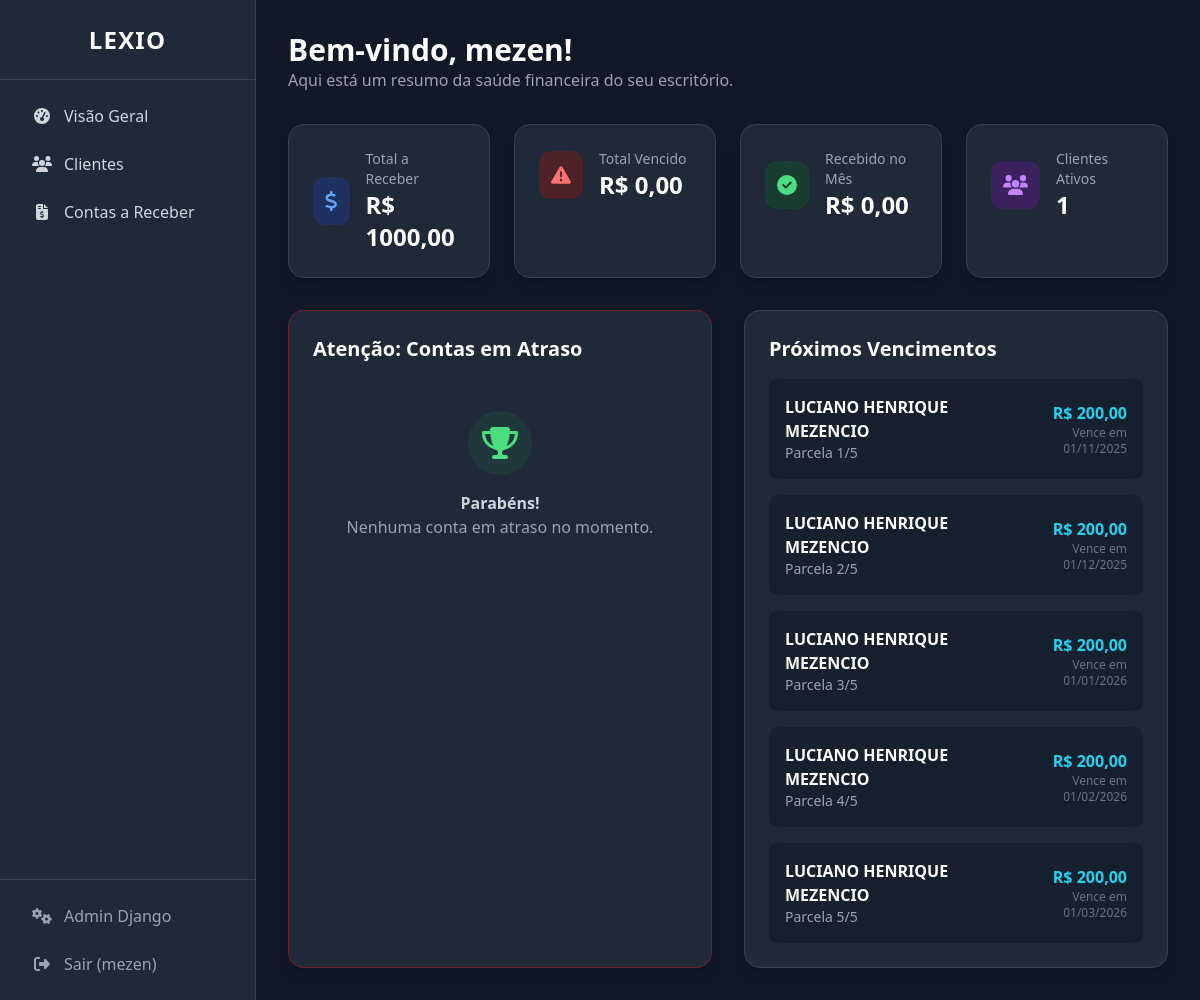
Before: /dashboard/ (signed in) with the older database file.
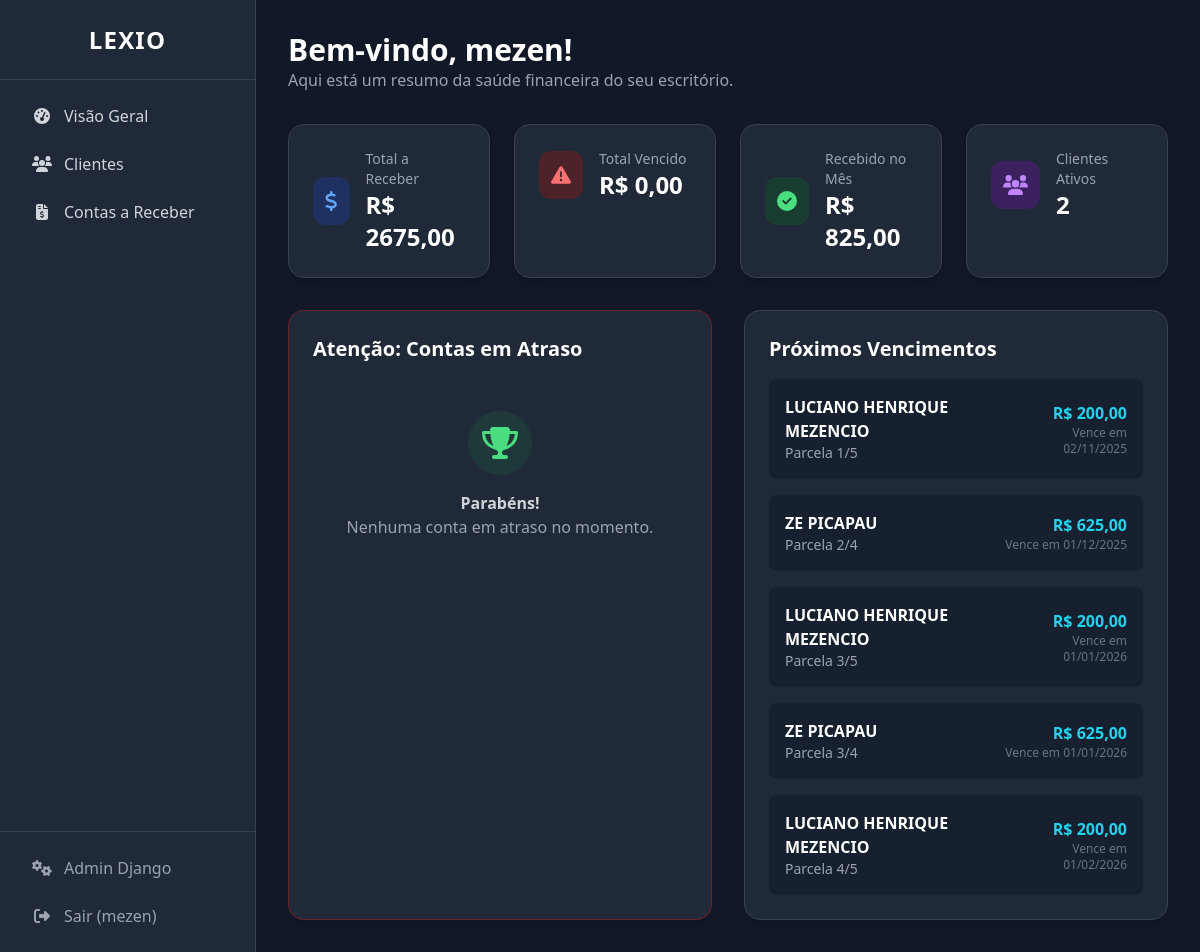
After: the same page with the newer database file.
### financeiro/models.py (models this page shows, shortened)
class Parcela(models.Model):
    STATUS_CHOICES = [('aberto', 'Aberto'), ('pago', 'Pago'), ('vencido', 'Vencido')]
    conta = models.ForeignKey(ContaReceber, on_delete=models.CASCADE, related_name='parcelas', verbose_name="Conta")
    numero_parcela = models.IntegerField(verbose_name="Número da Parcela")
    valor_parcela = models.DecimalField(max_digits=10, decimal_places=2, validators=[MinValueValidator(Decimal('0.01'))], verbose_name="Valor da Parcela")
    data_vencimento = models.DateField(verbose_name="Data de Vencimento")
    data_pagamento = models.DateField(blank=True, null=True, verbose_name="Data de Pagamento")
    status = models.CharField(max_length=20, choices=STATUS_CHOICES, default='aberto', verbose_name="Status")
    observacoes = models.TextField(blank=True, null=True, verbose_name="Observações")
    created_at = models.DateTimeField(auto_now_add=True, verbose_name="Criado em")
    updated_at = models.DateTimeField(auto_now=True, verbose_name="Atualizado em")
    class Meta:
        verbose_name = "Parcela"
        verbose_name_plural = "Parcelas"
        ordering = ['conta__id', 'numero_parcela']
        unique_together = ['conta', 'numero_parcela']

class ContaReceber(models.Model):
    cliente: Cliente = models.ForeignKey(Cliente, on_delete=models.PROTECT, related_name='contas', verbose_name="Cliente")
    descricao: str = models.CharField(max_length=200, verbose_name="Descrição")
    valor_total: Decimal = models.DecimalField(max_digits=10, decimal_places=2, validators=[MinValueValidator(Decimal('0.01'))], verbose_name="Valor Total")
    numero_parcelas: int = models.IntegerField(default=1, validators=[MinValueValidator(1)], verbose_name="Número de Parcelas")
    data_emissao: date = models.DateField(verbose_name="Data de Emissão")
    observacoes: Union[str, None] = models.TextField(blank=True, null=True, verbose_name="Observações")
    created_at: date = models.DateTimeField(auto_now_add=True, verbose_name="Criado em")
    updated_at: date = models.DateTimeField(auto_now=True, verbose_name="Atualizado em")
    class Meta:
        verbose_name = "Conta a Receber"
        verbose_name_plural = "Contas a Receber"
        ordering = ['-data_emissao']

class Cliente(models.Model):
    nome_completo: str = models.CharField(max_length=200, verbose_name="Nome Completo")
    cpf_cnpj: Union[str, None] = models.CharField(max_length=18, blank=True, null=True, verbose_name="CPF/CNPJ")
    telefone: str = models.CharField(max_length=20, verbose_name="Telefone")
    email: Union[str, None] = models.EmailField(blank=True, null=True, verbose_name="E-mail")
    endereco: Union[str, None] = models.TextField(blank=True, null=True, verbose_name="Endereço")
    observacoes: Union[str, None] = models.TextField(blank=True, null=True, verbose_name="Observações")
    ativo: bool = models.BooleanField(default=True, verbose_name="Cliente Ativo")
    created_at: date = models.DateTimeField(auto_now_add=True, verbose_name="Criado em")
    updated_at: date = models.DateTimeField(auto_now=True, verbose_name="Atualizado em")
    objects = ClienteManager()
    class Meta:
        verbose_name = "Cliente"
        verbose_name_plural = "Clientes"
        ordering = ['nome_completo']

### financeiro/views.py (the view)
# urls.py: path('', RedirectView.as_view(url='/accounts/login/', permanent=False), name='index'),
@login_required
def index(request):
    hoje = timezone.now().date()
    Parcela.objects.filter(status='aberto', data_vencimento__lt=hoje).update(status='vencido')
    total_a_receber = Parcela.objects.filter(status__in=['aberto', 'vencido']).aggregate(total=Sum('valor_parcela'))['total'] or Decimal('0.00')
    total_vencido = Parcela.objects.filter(status='vencido').aggregate(total=Sum('valor_parcela'))['total'] or Decimal('0.00')
    recebido_no_mes = Parcela.objects.filter(status='pago', data_pagamento__year=hoje.year, data_pagamento__month=hoje.month).aggregate(total=Sum('valor_parcela'))['total'] or Decimal('0.00')
    clientes_ativos = Cliente.objects.get_ativos().count()
    parcelas_a_vencer = Parcela.objects.filter(status='aberto', data_vencimento__gte=hoje).select_related('conta', 'conta__cliente').order_by('data_vencimento')[:5]
    contas_em_atraso = ContaReceber.objects.filter(parcelas__status='vencido').select_related('cliente').distinct().order_by('cliente__nome_completo')
    context = {
        'total_a_receber': total_a_receber, 'total_vencido': total_vencido,
        'recebido_no_mes': recebido_no_mes, 'clientes_ativos': clientes_ativos,
        'parcelas_a_vencer': parcelas_a_vencer, 'contas_em_atraso': contas_em_atraso,
    }
    return render(request, 'financeiro/index.html', context)

### financeiro/models.py (called while the page is built)
    def get_ativos(self):
        return self.filter(ativo=True)

### theme/templates/financeiro/index.html (shortened to what this page needs)
{% extends "base_interno.html" %}
{% block content %}
<div class="mb-8">
    <h1 class="text-3xl font-bold text-white">Bem-vindo, {{ user.get_full_name|default:user.username }}!</h1>
    <p class="text-gray-400">Aqui está um resumo da saúde financeira do seu escritório.</p>
</div>
<div class="grid grid-cols-1 sm:grid-cols-2 lg:grid-cols-4 gap-6 mb-8">
    <div class="bg-gray-800 p-6 rounded-2xl border border-gray-700 shadow-lg">
        <div class="flex items-center">
            <div class="bg-blue-900/50 text-blue-400 p-3 rounded-xl"><i class="fas fa-dollar-sign fa-lg"></i></div>
            <div class="ml-4">
                <p class="text-sm text-gray-400">Total a Receber</p>
                <p class="text-2xl font-bold text-white">R$ {{ total_a_receber|floatformat:2 }}</p>
            </div>
        </div>
    </div>
    <div class="bg-gray-800 p-6 rounded-2xl border border-gray-700 shadow-lg">
        <div class="flex items-center">
            <div class="bg-red-900/50 text-red-400 p-3 rounded-xl"><i class="fas fa-exclamation-triangle fa-lg"></i></div>
            <div class="ml-4">
                <p class="text-sm text-gray-400">Total Vencido</p>
                <p class="text-2xl font-bold text-white">R$ {{ total_vencido|floatformat:2 }}</p>
            </div>
        </div>
    </div>
    <div class="bg-gray-800 p-6 rounded-2xl border border-gray-700 shadow-lg">
        <div class="flex items-center">
            <div class="bg-green-900/50 text-green-400 p-3 rounded-xl"><i class="fas fa-check-circle fa-lg"></i></div>
            <div class="ml-4">
                <p class="text-sm text-gray-400">Recebido no Mês</p>
                <p class="text-2xl font-bold text-white">R$ {{ recebido_no_mes|floatformat:2 }}</p>
            </div>
        </div>
    </div>
    <div class="bg-gray-800 p-6 rounded-2xl border border-gray-700 shadow-lg">
        <div class="flex items-center">
            <div class="bg-purple-900/50 text-purple-400 p-3 rounded-xl"><i class="fas fa-users fa-lg"></i></div>
            <div class="ml-4">
                <p class="text-sm text-gray-400">Clientes Ativos</p>
                <p class="text-2xl font-bold text-white">{{ clientes_ativos }}</p>
            </div>
        </div>
    </div>
</div>
<div class="grid grid-cols-1 lg:grid-cols-2 gap-8">
    <div class="bg-gray-800 p-6 rounded-2xl border border-red-700/50 shadow-lg">
        <h2 class="text-xl font-bold text-white mb-4">Atenção: Contas em Atraso</h2>
        <div class="space-y-4">
            {% for conta in contas_em_atraso %}
                <a href="{% url 'financeiro:conta_detail' pk=conta.pk %}" class="block bg-gray-900/50 hover:bg-gray-700/50 p-4 rounded-lg transition-colors">
                    <div class="flex justify-between items-center">
                        <div>
                            <p class="font-semibold text-white">{{ conta.cliente.nome_completo|truncatewords:4 }}</p>
                            <p class="text-sm text-gray-400">{{ conta.descricao|truncatechars:35 }}</p>
                        </div>
                        <div class="text-right">
                            <p class="font-bold text-red-400">R$ {{ conta.total_pendente|floatformat:2 }}</p>
                            <p class="text-xs text-gray-500">Pendente</p>
                        </div>
                    </div>
                </a>
            {% empty %}
                <div class="text-center py-8">
                    <div class="w-16 h-16 bg-green-500/10 text-green-400 rounded-full flex items-center justify-center mx-auto mb-4"><i class="fas fa-trophy fa-2x"></i></div>
                    <p class="text-gray-300 font-semibold">Parabéns!</p>
                    <p class="text-gray-400">Nenhuma conta em atraso no momento.</p>
                </div>
            {% endfor %}
        </div>
    </div>
    <div class="bg-gray-800 p-6 rounded-2xl border border-gray-700 shadow-lg">
        <h2 class="text-xl font-bold text-white mb-4">Próximos Vencimentos</h2>
        <div class="space-y-4">
            {% for parcela in parcelas_a_vencer %}
                 <a href="{% url 'financeiro:conta_detail' pk=parcela.conta.pk %}" class="block bg-gray-900/50 hover:bg-gray-700/50 p-4 rounded-lg transition-colors">
                    <div class="flex justify-between items-center">
                        <div>
                            <p class="font-semibold text-white">{{ parcela.conta.cliente.nome_completo|truncatewords:4 }}</p>
                            <p class="text-sm text-gray-400">Parcela {{ parcela.numero_parcela }}/{{ parcela.conta.numero_parcelas }}</p>
                        </div>
                        <div class="text-right">
                            <p class="font-bold text-cyan-400">R$ {{ parcela.valor_parcela|floatformat:2 }}</p>
                            <p class="text-xs text-gray-500">Vence em {{ parcela.data_vencimento|date:"d/m/Y" }}</p>
                        </div>
                    </div>
                </a>
            {% empty %}
                <div class="text-center py-8">
                    <p class="text-gray-400">Nenhuma parcela a vencer nos próximos dias.</p>
                </div>
            {% endfor %}
        </div>
    </div>
</div>
{% endblock %}

### theme/templates/base_interno.html (shortened to what this page needs)
<!DOCTYPE html>
<html lang="pt-br">
<head>
    <script src="https://cdn.tailwindcss.com"></script>
</head>
<body class="flex h-screen bg-gray-900 text-gray-200 font-sans">
    <aside class="w-64 flex-shrink-0 bg-gray-800 border-r border-gray-700 flex flex-col">
        <div class="h-20 flex items-center justify-center border-b border-gray-700">
            <h1 class="text-2xl font-bold text-white tracking-wider">LEXIO</h1>
        </div>
        <nav class="flex-grow p-4">
            <ul class="space-y-2">
                <li>
                    <a href="{% url 'financeiro:dashboard' %}" class="flex items-center px-4 py-2 text-gray-300 hover:bg-cyan-600 hover:text-white rounded-lg transition-colors">
                        <i class="fas fa-tachometer-alt fa-fw w-6"></i>
                        <span class="ml-3">Visão Geral</span>
                    </a>
                </li>
                <li>
                    <a href="{% url 'financeiro:cliente_list' %}" class="flex items-center px-4 py-2 text-gray-300 hover:bg-cyan-600 hover:text-white rounded-lg transition-colors">
                        <i class="fas fa-users fa-fw w-6"></i>
                        <span class="ml-3">Clientes</span>
                    </a>
                </li>
                <li>
                    <a href="{% url 'financeiro:conta_list' %}" class="flex items-center px-4 py-2 text-gray-300 hover:bg-cyan-600 hover:text-white rounded-lg transition-colors">
                        <i class="fas fa-file-invoice-dollar fa-fw w-6"></i>
                        <span class="ml-3">Contas a Receber</span>
                    </a>
                </li>
            </ul>
        </nav>
        <div class="p-4 border-t border-gray-700">
             <a href="{% url 'admin:index' %}" target="_blank" class="flex items-center px-4 py-2 text-gray-400 hover:bg-gray-700 hover:text-white rounded-lg transition-colors">
                <i class="fas fa-cogs fa-fw w-6"></i>
                <span class="ml-3">Admin Django</span>
            </a>
            {% if user.is_authenticated %}
            <form method="post" action="{% url 'logout' %}">
                <button type="submit" class="w-full flex items-center mt-2 px-4 py-2 text-gray-400 hover:bg-red-900/50 hover:text-red-400 rounded-lg transition-colors text-left">
                    <i class="fas fa-sign-out-alt fa-fw w-6"></i>
                    <span class="ml-3">Sair ({{ user.username }})</span>
                </button>
            </form>
            {% endif %}
        </div>
    </aside>
    <main class="flex-1 overflow-y-auto p-6 md:p-8">
        {% block content %}{% endblock %}
    </main>
</body>
</html>

### theme/templates/base_interno.html (style rules this page uses)
body { background-color: #111827; }

Changed rows visible on the page:
no longer on this page (row edited): Parcela: conta.cliente.nome_completo "LUCIANO HENRIQUE MEZENCIO", numero_parcela "2", conta.numero_parcelas "5", valor_parcela "200,00", data_vencimento "01/12/2025"
no longer on this page (row unchanged): Parcela: conta.cliente.nome_completo "LUCIANO HENRIQUE MEZENCIO", numero_parcela "5", conta.numero_parcelas "5", valor_parcela "200,00", data_vencimento "01/03/2026"
changed Parcela (number 1 of 5 on the later page): data_vencimento "01/11/2025" → "02/11/2025"
added Parcela: conta.cliente.nome_completo "ZE PICAPAU", numero_parcela "2", conta.numero_parcelas "4", valor_parcela "625,00", data_vencimento "01/12/2025"
added Parcela: conta.cliente.nome_completo "ZE PICAPAU", numero_parcela "3", conta.numero_parcelas "4", valor_parcela "625,00", data_vencimento "01/01/2026"
Other visible differences:
{{ total_a_receber|floatformat:2 }}: "1000,00" → "2675,00"
{{ recebido_no_mes|floatformat:2 }}: "0,00" → "825,00"
{{ clientes_ativos }}: "1" → "2"
